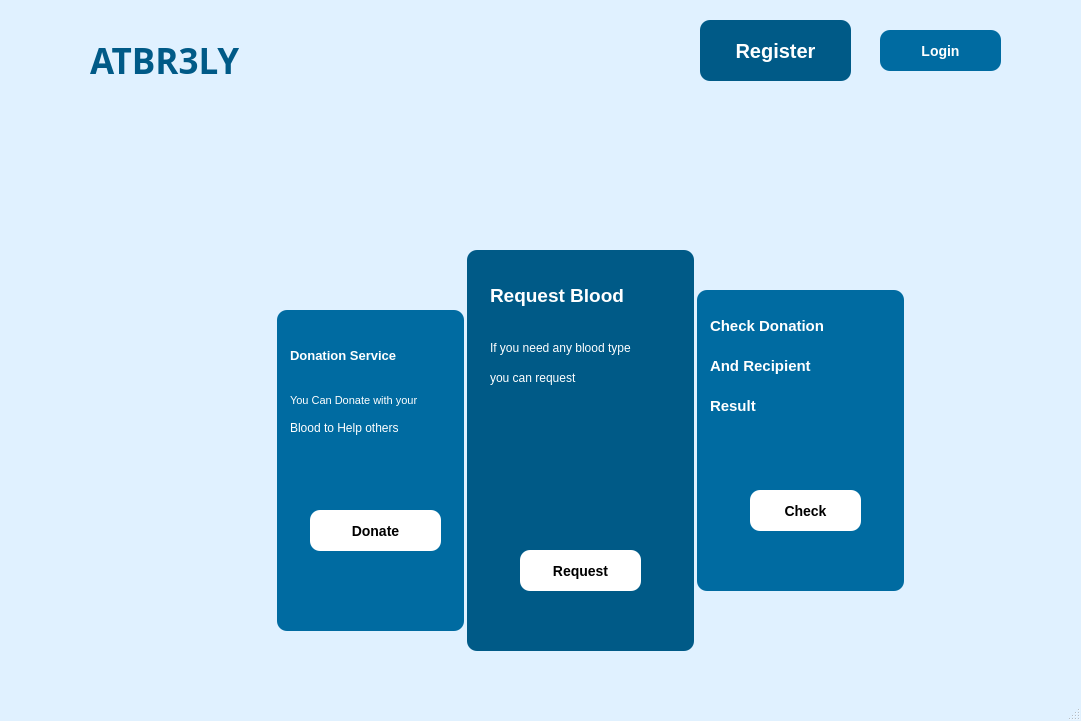
<?xml version="1.0" encoding="UTF-8"?>
<ui version="4.0">
 <class>MainWindow</class>
 <widget class="QMainWindow" name="MainWindow">
  <property name="geometry">
   <rect>
    <x>0</x>
    <y>0</y>
    <width>1081</width>
    <height>721</height>
   </rect>
  </property>
  <property name="windowTitle">
   <string>MainWindow</string>
  </property>
  <property name="styleSheet">
   <string notr="true">#MainWindow
{
/*background-color: rgb(142, 206, 255);*/
background-color: rgb(224, 241, 255);
/*background-color: rgb(8, 197, 255);*/
/*background-color: rgb(255, 0, 0);*/
/*background-color: rgb(0, 0, 0);*/
/*background-color:rgb(77, 77, 77);*/
}</string>
  </property>
  <widget class="QWidget" name="centralwidget">
   <widget class="QGroupBox" name="DonationBox">
    <property name="geometry">
     <rect>
      <x>240</x>
      <y>310</y>
      <width>261</width>
      <height>321</height>
     </rect>
    </property>
    <property name="styleSheet">
     <string notr="true">#DonationBox
{
	width: 520px;
    background: #fff;
    margin: 0 auto;


    border-radius: 10px;

    color: #fff;
background-color:#006ba1;
/*background-color:  #007cba;*/

}

#label_2{
color:white;
}
#label_3{
color:white;
}
#label_4{
color:white;
}

</string>
    </property>
    <property name="title">
     <string/>
    </property>
    <widget class="QLabel" name="label_2">
     <property name="geometry">
      <rect>
       <x>50</x>
       <y>20</y>
       <width>161</width>
       <height>51</height>
      </rect>
     </property>
     <property name="font">
      <font>
       <pointsize>10</pointsize>
       <weight>75</weight>
       <bold>true</bold>
      </font>
     </property>
     <property name="text">
      <string>Donation Service</string>
     </property>
    </widget>
    <widget class="QLabel" name="label_3">
     <property name="geometry">
      <rect>
       <x>50</x>
       <y>80</y>
       <width>161</width>
       <height>21</height>
      </rect>
     </property>
     <property name="font">
      <font>
       <pointsize>8</pointsize>
      </font>
     </property>
     <property name="text">
      <string>You Can Donate with your</string>
     </property>
    </widget>
    <widget class="QLabel" name="label_4">
     <property name="geometry">
      <rect>
       <x>50</x>
       <y>110</y>
       <width>151</width>
       <height>16</height>
      </rect>
     </property>
     <property name="text">
      <string>Blood to Help others</string>
     </property>
    </widget>
    <widget class="QPushButton" name="Donate">
     <property name="geometry">
      <rect>
       <x>70</x>
       <y>200</y>
       <width>131</width>
       <height>41</height>
      </rect>
     </property>
     <property name="styleSheet">
      <string notr="true">#Donate{
  background-color: rgb(255, 255, 255);

    border-width: 2px;
    border-radius: 10px;
    border-color: beige;
    font: bold 14px;

    padding: 6px;
}

#Donate:hover{
background-color: rgb(207, 207, 207);
}</string>
     </property>
     <property name="text">
      <string>Donate</string>
     </property>
    </widget>
   </widget>
   <widget class="QGroupBox" name="RecipientBox">
    <property name="geometry">
     <rect>
      <x>430</x>
      <y>250</y>
      <width>301</width>
      <height>401</height>
     </rect>
    </property>
    <property name="styleSheet">
     <string notr="true">#RecipientBox
{
width: 520px;
    background: #fff;
    margin: 0 auto;
 

    border-radius: 10px;
background-color: #005a87;


}

#label_5{
color:white;
}

#label_6{
color:white;
}

#label_7{
color:white;
}</string>
    </property>
    <property name="title">
     <string/>
    </property>
    <widget class="QPushButton" name="Request">
     <property name="geometry">
      <rect>
       <x>90</x>
       <y>300</y>
       <width>121</width>
       <height>41</height>
      </rect>
     </property>
     <property name="styleSheet">
      <string notr="true">#Request{
background-color: rgb(255, 255, 255);

    border-width: 2px;
    border-radius: 10px;
    border-color: beige;
    font: bold 14px;

    padding: 6px;
}

#Request:hover{
background-color: rgb(207, 207, 207);
}</string>
     </property>
     <property name="text">
      <string>Request</string>
     </property>
    </widget>
    <widget class="QLabel" name="label_5">
     <property name="geometry">
      <rect>
       <x>60</x>
       <y>30</y>
       <width>171</width>
       <height>31</height>
      </rect>
     </property>
     <property name="font">
      <font>
       <pointsize>14</pointsize>
       <weight>75</weight>
       <bold>true</bold>
      </font>
     </property>
     <property name="text">
      <string>Request Blood</string>
     </property>
    </widget>
    <widget class="QLabel" name="label_6">
     <property name="geometry">
      <rect>
       <x>60</x>
       <y>90</y>
       <width>181</width>
       <height>16</height>
      </rect>
     </property>
     <property name="font">
      <font>
       <pointsize>9</pointsize>
      </font>
     </property>
     <property name="text">
      <string>If you need any blood type</string>
     </property>
    </widget>
    <widget class="QLabel" name="label_7">
     <property name="geometry">
      <rect>
       <x>60</x>
       <y>120</y>
       <width>151</width>
       <height>16</height>
      </rect>
     </property>
     <property name="font">
      <font>
       <pointsize>9</pointsize>
      </font>
     </property>
     <property name="text">
      <string>you can request</string>
     </property>
    </widget>
   </widget>
   <widget class="QGroupBox" name="ContactUs">
    <property name="geometry">
     <rect>
      <x>660</x>
      <y>290</y>
      <width>281</width>
      <height>301</height>
     </rect>
    </property>
    <property name="styleSheet">
     <string notr="true">#ContactUs
{
width: 520px;
    background: #fff;
    margin: 0 auto;


    border-radius: 10px;

background-color: #006ba1;
/*background-color:#006ba1;*/
    color: #fff;
}

 /*rgb(67, 189, 255)*/</string>
    </property>
    <property name="title">
     <string/>
    </property>
    <widget class="QLabel" name="label_8">
     <property name="geometry">
      <rect>
       <x>50</x>
       <y>10</y>
       <width>201</width>
       <height>51</height>
      </rect>
     </property>
     <property name="font">
      <font>
       <pointsize>11</pointsize>
       <weight>75</weight>
       <bold>true</bold>
      </font>
     </property>
     <property name="styleSheet">
      <string notr="true">#label_8{
color:white;
}</string>
     </property>
     <property name="text">
      <string>Check Donation</string>
     </property>
    </widget>
    <widget class="QPushButton" name="Check">
     <property name="geometry">
      <rect>
       <x>90</x>
       <y>200</y>
       <width>111</width>
       <height>41</height>
      </rect>
     </property>
     <property name="styleSheet">
      <string notr="true">#Check{background-color: rgb(255, 255, 255);

    border-width: 2px;
    border-radius: 10px;
    border-color: beige;
    font: bold 14px;

    padding: 6px;}

#Check:hover{
background-color: rgb(207, 207, 207);
}</string>
     </property>
     <property name="text">
      <string>Check</string>
     </property>
    </widget>
    <widget class="QLabel" name="label_10">
     <property name="geometry">
      <rect>
       <x>50</x>
       <y>90</y>
       <width>171</width>
       <height>51</height>
      </rect>
     </property>
     <property name="font">
      <font>
       <pointsize>11</pointsize>
       <weight>75</weight>
       <bold>true</bold>
      </font>
     </property>
     <property name="styleSheet">
      <string notr="true">#label_10{
color:white;
}</string>
     </property>
     <property name="text">
      <string>Result</string>
     </property>
    </widget>
    <widget class="QLabel" name="label_9">
     <property name="geometry">
      <rect>
       <x>50</x>
       <y>60</y>
       <width>181</width>
       <height>31</height>
      </rect>
     </property>
     <property name="font">
      <font>
       <pointsize>11</pointsize>
       <weight>75</weight>
       <bold>true</bold>
      </font>
     </property>
     <property name="styleSheet">
      <string notr="true">#label_9{
color:white;
}</string>
     </property>
     <property name="text">
      <string>And Recipient</string>
     </property>
    </widget>
   </widget>
   <widget class="QLabel" name="label">
    <property name="geometry">
     <rect>
      <x>90</x>
      <y>-20</y>
      <width>281</width>
      <height>161</height>
     </rect>
    </property>
    <property name="font">
     <font>
      <family>Magneto</family>
      <pointsize>26</pointsize>
      <weight>75</weight>
      <bold>true</bold>
     </font>
    </property>
    <property name="styleSheet">
     <string notr="true">#label{
color:  #005a87;
}</string>
    </property>
    <property name="text">
     <string>ATBR3LY</string>
    </property>
   </widget>
   <widget class="QPushButton" name="Register">
    <property name="geometry">
     <rect>
      <x>700</x>
      <y>20</y>
      <width>151</width>
      <height>61</height>
     </rect>
    </property>
    <property name="font">
     <font>
      <pointsize>-1</pointsize>
      <weight>75</weight>
      <italic>false</italic>
      <bold>true</bold>
     </font>
    </property>
    <property name="styleSheet">
     <string notr="true">#Register
{

background-color: #005a87;
color:white;
    border-width: 2px;
    border-radius: 10px;
    border-color: beige;
    font: bold 20px;

    padding: 6px;
}

#Register:hover{
background-color:#006ba1; 
}

#Register:pressed{
background-color:#006ba1; 
}</string>
    </property>
    <property name="text">
     <string>Register</string>
    </property>
   </widget>
   <widget class="QPushButton" name="Login">
    <property name="geometry">
     <rect>
      <x>880</x>
      <y>30</y>
      <width>121</width>
      <height>41</height>
     </rect>
    </property>
    <property name="font">
     <font>
      <pointsize>-1</pointsize>
      <weight>75</weight>
      <italic>false</italic>
      <bold>true</bold>
     </font>
    </property>
    <property name="styleSheet">
     <string notr="true">#Login{
background-color:#006ba1;
color:white;
    border-width: 2px;
    border-radius: 10px;
    border-color: beige;
    font: bold 14px;

    padding: 6px;
}

#Login:hover{
background-color: #005a87;
}

#Login:pressed{
background-color: #005a87;
}</string>
    </property>
    <property name="text">
     <string>Login</string>
    </property>
   </widget>
  </widget>
  <widget class="QStatusBar" name="statusBar"/>
 </widget>
 <resources/>
 <connections/>
</ui>
